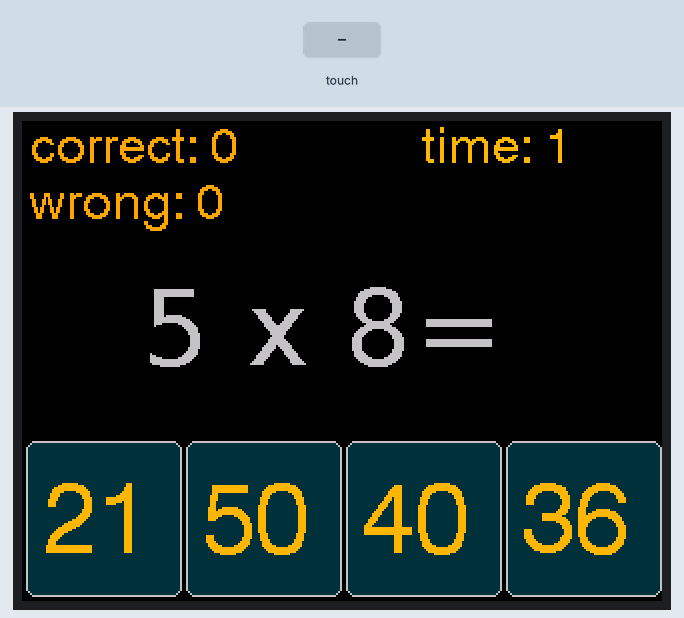
The sketch below on a simulated ESP32. Shown: 320×240 colour display. The test bench sets the inputs (shaded band). Random numbers use the default seed unless the sketch sets one.

Above: at 1.3 s.
1.4 s: touch panel pressed at 13 % / 70 % of its raw x / y range
At 1.8 s:
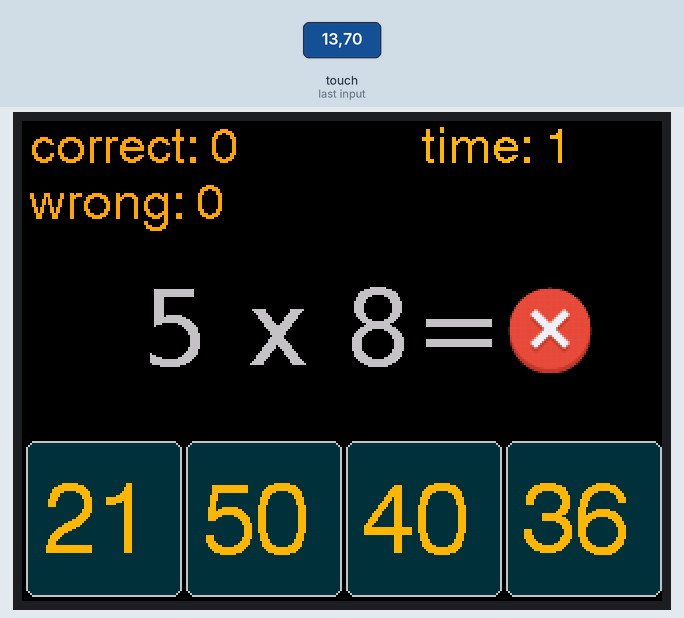
3.4 s: touch panel pressed at 62 % / 70 % of its raw x / y range
At 3.8 s:
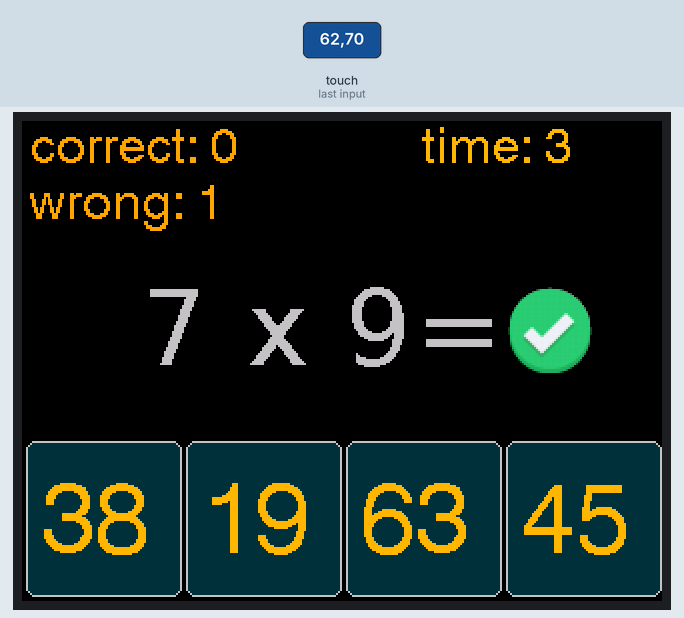
Timing chart, 0 to 6.4 s (numbered marks = the images above; inputs shaded):
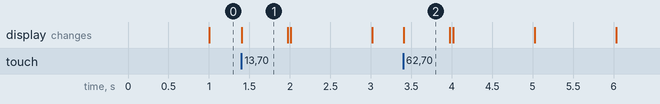

The sketch:

timesTable.ino
```cpp
#include <M5Core2.h>
#include "font.h"
#include "images.h"

int answer[4]={0,0,0,0};
int firstN=0;
int secondN=0;
int res=0;

int  correct=0;
int wrong=0;
int fase=0;
int pos=0;

int space=2;

int uT=1000;
int cT=0;
int t=0;
void setup(void)
{
    M5.begin();
    M5.Axp.SetLcdVoltage(3000);
    M5.Lcd.setFreeFont(&Dialog_plain_52);

    M5.Lcd.setSwapBytes(true);
    M5.Lcd.setTextColor(TFT_WHITE,TFT_BLACK);
}

void loop(void)
{
if(fase==0)
  {
    firstN=random(1,10);
    secondN=random(1,10);
    res=firstN*secondN;
    pos=random(3);
    M5.Lcd.fillScreen(TFT_BLACK);
    M5.Lcd.setTextColor(LIGHTGREY ,TFT_BLACK);
    M5.Lcd.setFreeFont(&Dialog_plain_52);
    M5.Lcd.drawString(String(firstN)+" x "+String(secondN)+"=      ",60,80);
    M5.Lcd.setTextColor( ORANGE,TFT_BLACK);
    M5.Lcd.drawString("correct: "+String(correct)+"    ",4,2,4);
    M5.Lcd.drawString("wrong: "+String(wrong)+"    ",4,30,4);

    answer[pos]=res;
    for(int i=0;i<4;i++){
    if(answer[i]==0)
    answer[i]=random(1,82);
    M5.Lcd.fillRoundRect((space+(i*78)+(i*space)),160,78,78,5,0x0187);
    M5.Lcd.drawRoundRect((space+(i*78)+(i*space)),160,78,78,5,LIGHTGREY);
     M5.Lcd.setTextColor(TFT_ORANGE,0x0187);
    M5.Lcd.drawString(String(answer[i]),(8+space+(i*78)+(i*space)),180,6);

    M5.Lcd.setTextColor(TFT_ORANGE,BLACK);
    M5.Lcd.drawString("time: "+String(t),200,2,4);
    }
    fase=1;
  }

if(fase==1)
{

  TouchPoint_t pos= M5.Touch.getPressPoint();
  int y=pos.y;
  int x=pos.x;

  for(int i=0;i<4;i++)
  if(x>(space+(i*78)+(i*space)) && x<(space+(i*78)+(i*space))+78 && y>158)
  if(answer[i]==res)
  {
    correct++;
    M5.Lcd.pushImage(240,80,48,48,corr);
    delay(400);
    for(int i=0;i<4;i++)
    answer[i]=0;
    fase=0;
    }
  else
  {
    wrong++;
    M5.Lcd.pushImage(240,80,48,48,wrrong);
    delay(400);
    for(int i=0;i<4;i++)
    answer[i]=0;
    fase=0;
    }
}
if(millis()>cT+uT){
  t++;
 M5.Lcd.setTextColor(TFT_ORANGE,BLACK);
M5.Lcd.drawString("time: "+String(t),200,2,4);
cT=millis();
}
}
```

Source omitted: font.h (data table, 57839 bytes), images.h (data table, 44308 bytes)

Measured:
- what the display in image 1 shows lasts 0.6 s, from 1.4 s to 2.0 s
